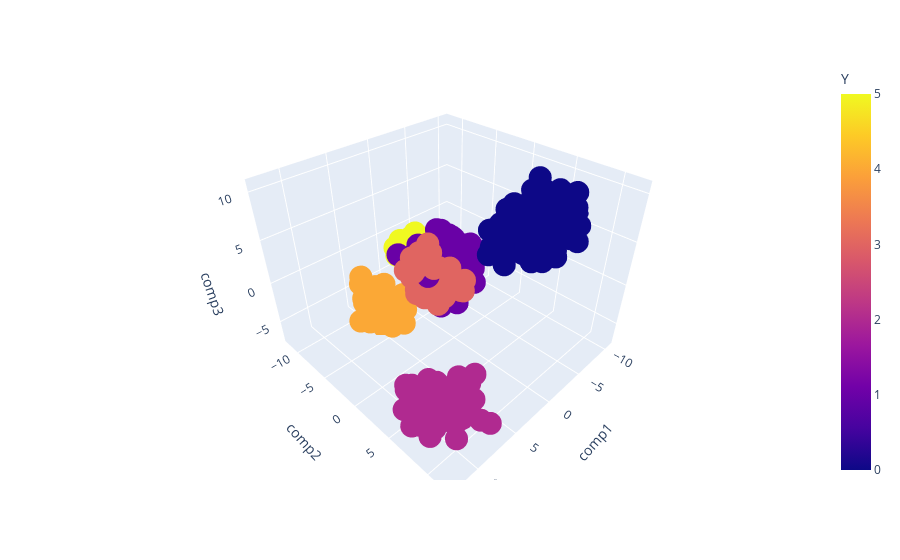

Here is the notebook cell this chart was saved with:
### Code cell
fig2=px.scatter_3d(finalDf, x='comp1', y='comp2',z='comp3',color='Y')
fig2.show()

### Figure 1 — Plotly figure (JSON) as saved in the notebook; plotly's stock layout.template omitted (floating-point values rounded to 4 significant figures; data arrays with more than 128 entries replaced by an {"elided": "..."} marker saying what was removed)
{"data": [{"hovertemplate": "comp1=%{x}<br>comp2=%{y}<br>comp3=%{z}<br>Y=%{marker.color}<extra></extra>", "legendgroup": "", "marker": {"color": {"elided": "365 int values"}, "coloraxis": "coloraxis", "symbol": "circle"}, "mode": "markers", "name": "", "scene": "scene", "showlegend": false, "type": "scatter3d", "x": {"elided": "365 float values"}, "y": {"elided": "365 float values"}, "z": {"elided": "365 float values"}}], "layout": {"coloraxis": {"colorbar": {"title": {"text": "Y"}}, "colorscale": [[0, "#0d0887"], [0.1111, "#46039f"], [0.2222, "#7201a8"], [0.3333, "#9c179e"], [0.4444, "#bd3786"], [0.5556, "#d8576b"], [0.6667, "#ed7953"], [0.7778, "#fb9f3a"], [0.8889, "#fdca26"], [1, "#f0f921"]]}, "legend": {"tracegroupgap": 0}, "margin": {"t": 60}, "scene": {"domain": {"x": [0, 1], "y": [0, 1]}, "xaxis": {"title": {"text": "comp1"}}, "yaxis": {"title": {"text": "comp2"}}, "zaxis": {"title": {"text": "comp3"}}}}}
